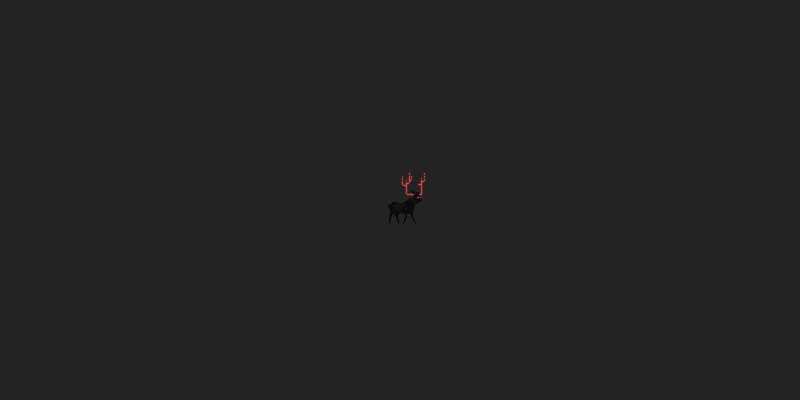

The image is a tile-based game level rendered from a .tmx file. Its description and source (layers, tilesets, objects; grid data summarised) follow:
An orthogonal 50x25 tile map with 16x16 px tiles, 3 tile layers (background, decorations, lights), 17 tilesets.

<map version="1.10" tiledversion="1.10.0" orientation="orthogonal" renderorder="right-down" width="50" height="25" tilewidth="16" tileheight="16" infinite="0" nextlayerid="22" nextobjectid="13">
 <tileset firstgid="1" name="DARK Edition Tileset No background" tilewidth="16" tileheight="16" tilecount="288" columns="18">
  <image source="DARK Edition Tileset No background.png" width="288" height="256" />
 </tileset>
 <tileset firstgid="289" name="Tileset Add on" tilewidth="16" tileheight="16" tilecount="576" columns="24">
  <image source="Tileset Add on.png" width="384" height="384" />
 </tileset>
 <tileset firstgid="865" name="Gun Merchant" tilewidth="108" tileheight="39" tilecount="20" columns="1">
  <image source="Gun Merchant.png" width="108" height="780" />
 </tileset>
 <tileset firstgid="885" name="Tree Tileset4" tilewidth="16" tileheight="16" tilecount="891" columns="27">
  <image source="Tree Tileset4.png" width="432" height="540" />
 </tileset>
 <tileset firstgid="1776" name="items" tilewidth="16" tileheight="16" tilecount="350" columns="14">
  <image source="items.png" width="224" height="400" />
 </tileset>
 <tileset firstgid="2126" name="Blood Temple Tileset" tilewidth="16" tileheight="16" tilecount="256" columns="16">
  <image source="Blood Temple Tileset.png" width="256" height="256" />
 </tileset>
 <tileset firstgid="2382" name="Bonus Tileset" tilewidth="16" tileheight="16" tilecount="260" columns="20">
  <image source="Bonus Tileset.png" width="320" height="208" />
 </tileset>
 <tileset firstgid="2642" name="boss door" tilewidth="61" tileheight="75" tilecount="48" columns="48">
  <image source="boss door.png" width="2928" height="75" />
  <tile id="0">
   <animation>
    <frame tileid="0" duration="100" />
    <frame tileid="1" duration="100" />
    <frame tileid="2" duration="100" />
    <frame tileid="3" duration="100" />
    <frame tileid="4" duration="100" />
    <frame tileid="5" duration="100" />
    <frame tileid="6" duration="100" />
    <frame tileid="7" duration="100" />
    <frame tileid="8" duration="100" />
    <frame tileid="9" duration="100" />
    <frame tileid="10" duration="100" />
    <frame tileid="11" duration="100" />
    <frame tileid="12" duration="100" />
    <frame tileid="13" duration="100" />
    <frame tileid="14" duration="100" />
    <frame tileid="15" duration="100" />
    <frame tileid="16" duration="100" />
    <frame tileid="17" duration="100" />
    <frame tileid="18" duration="100" />
    <frame tileid="19" duration="100" />
    <frame tileid="20" duration="100" />
    <frame tileid="21" duration="100" />
    <frame tileid="22" duration="100" />
    <frame tileid="23" duration="100" />
    <frame tileid="24" duration="100" />
    <frame tileid="25" duration="100" />
    <frame tileid="26" duration="100" />
    <frame tileid="27" duration="100" />
    <frame tileid="28" duration="100" />
    <frame tileid="29" duration="100" />
    <frame tileid="30" duration="100" />
    <frame tileid="31" duration="100" />
    <frame tileid="32" duration="100" />
    <frame tileid="33" duration="100" />
    <frame tileid="34" duration="100" />
    <frame tileid="35" duration="100" />
    <frame tileid="36" duration="100" />
    <frame tileid="37" duration="100" />
    <frame tileid="38" duration="100" />
    <frame tileid="39" duration="100" />
    <frame tileid="40" duration="100" />
    <frame tileid="41" duration="100" />
    <frame tileid="42" duration="100" />
    <frame tileid="43" duration="100" />
    <frame tileid="44" duration="100" />
    <frame tileid="45" duration="100" />
    <frame tileid="46" duration="100" />
    <frame tileid="47" duration="100" />
   </animation>
  </tile>
 </tileset>
 <tileset firstgid="2690" name="camp sprite sheet" tilewidth="16" tileheight="16" tilecount="192" columns="16">
  <image source="camp sprite sheet.png" width="256" height="192" />
 </tileset>
 <tileset firstgid="2882" name="Tileset Add on2" tilewidth="16" tileheight="16" tilecount="576" columns="24">
  <image source="Tileset Add on2.png" width="384" height="384" />
 </tileset>
 <tileset firstgid="3458" name="Tileset" tilewidth="16" tileheight="16" tilecount="378" columns="18">
  <image source="Tileset.png" width="288" height="336" />
 </tileset>
 <tileset firstgid="3836" name="Tree Tileset7" tilewidth="16" tileheight="16" tilecount="891" columns="27">
  <image source="Tree Tileset7.png" width="432" height="540" />
 </tileset>
 <tileset firstgid="4727" name="victorian tileset" tilewidth="16" tileheight="16" tilecount="180" columns="15">
  <image source="victorian tileset.png" width="240" height="192" />
 </tileset>
 <tileset firstgid="4907" name="sky" tilewidth="16" tileheight="16" tilecount="864" columns="36">
  <image source="backgrounds/Forest Parallax/bg.png" width="576" height="384" />
 </tileset>
 <tileset firstgid="5771" source="version2 16x16.tsx" />
 <tileset firstgid="5995" name="flowerglow" tilewidth="16" tileheight="16" tilecount="10" columns="10">
  <image source="flower glow 16x16.png" width="160" height="16" />
  <tile id="0">
   <animation>
    <frame tileid="0" duration="100" />
    <frame tileid="1" duration="100" />
    <frame tileid="2" duration="100" />
    <frame tileid="3" duration="100" />
    <frame tileid="4" duration="100" />
    <frame tileid="5" duration="100" />
    <frame tileid="6" duration="100" />
    <frame tileid="7" duration="100" />
    <frame tileid="8" duration="100" />
    <frame tileid="9" duration="100" />
   </animation>
  </tile>
 </tileset>
 <tileset firstgid="6005" name="deerRed" tilewidth="56" tileheight="54" tilecount="60" columns="15">
  <image source="Deer Sprite 56x54 RED.png" width="840" height="216" />
  <tile id="0">
   <animation>
    <frame tileid="0" duration="180" />
    <frame tileid="1" duration="180" />
    <frame tileid="2" duration="180" />
    <frame tileid="3" duration="180" />
    <frame tileid="4" duration="180" />
    <frame tileid="5" duration="180" />
    <frame tileid="6" duration="180" />
    <frame tileid="7" duration="180" />
   </animation>
  </tile>
 </tileset>
 <layer id="1" name="background" width="50" height="25">
  <data>[1250 cells, 1250 non-empty, 1 distinct tile ids]</data>
 </layer>
 <layer id="20" name="decorations" width="50" height="25" offsetx="-3.45455" offsety="0.181818">
  <data>[1250 cells, 1 non-empty, 1 distinct tile ids]</data>
 </layer>
 <layer id="21" name="lights" width="50" height="25">
  <data>[1250 cells, 0 non-empty, 0 distinct tile ids]</data>
 </layer>
</map>
